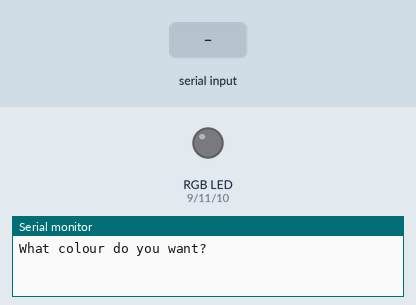
This sketch was run on a simulated Arduino Uno, built with avr-gcc and run on an emulated ATmega328P. Parts: an RGB LED mixed from three pins (HIGH = lit), the last lines printed to the serial monitor. The test bench sets the inputs (shaded band).

Above: at 1.2 s.
1.3 s: "red" received over Serial
At 3.0 s:
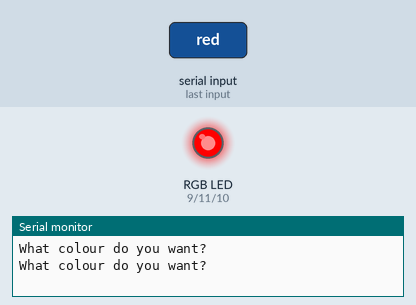
3.8 s: "green" received over Serial
At 6.0 s:
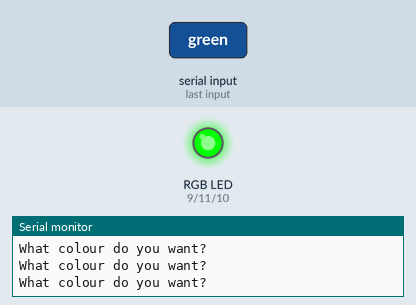
6.3 s: "blue" received over Serial
At 8.1 s:
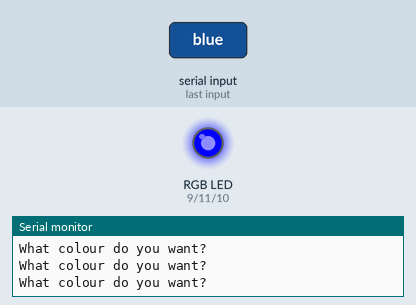
8.8 s: "aqua" received over Serial
At 11.0 s:
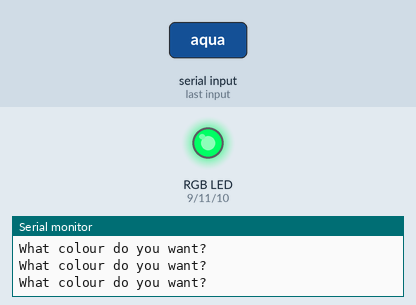
11.3 s: "blue" received over Serial
At 13.1 s:
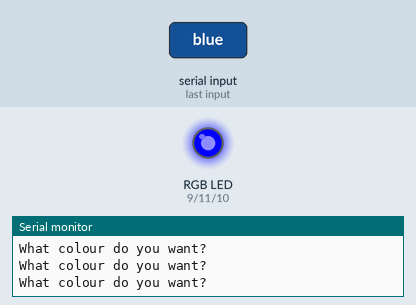
Timing chart, 0 to 14.6 s (numbered marks = the images above; inputs shaded):
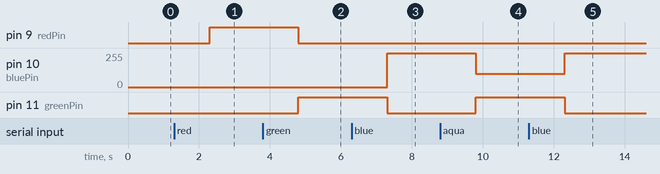

Measured:
- after the input at 1.3 s, pin 9 (redPin): LOW → HIGH after 1.0 s
- after the input at 3.8 s, pin 9 (redPin): HIGH → LOW after 1.0 s; pin 11 (greenPin): LOW → HIGH after 1.0 s
- after the input at 6.3 s, pin 10 (bluePin): 0/255 → 255/255 after 1.0 s; pin 11 (greenPin): HIGH → LOW after 1.0 s
- after the input at 8.8 s, pin 10 (bluePin): 255/255 → 100/255 after 1.0 s; pin 11 (greenPin): LOW → HIGH after 1.0 s
- after the input at 11.3 s, pin 10 (bluePin): 100/255 → 255/255 after 1.0 s; pin 11 (greenPin): HIGH → LOW after 1.0 s

The sketch:

Lesson20.ino
```cpp
// Lesson 20: Understanding the RGB LED
int redPin = 9;
int bluePin = 10;
int greenPin = 11;
String myColour;
void setup() {
  // put your setup code here, to run once:
  Serial.begin(9600);
  pinMode(redPin, OUTPUT);
  pinMode(bluePin, OUTPUT);
  pinMode(greenPin, OUTPUT);
}

void loop() {
  // put your main code here, to run repeatedly:
  Serial.println("What colour do you want?");
  while(Serial.available()==0){}
  myColour = Serial.readString();
  myColour.toLowerCase();
  if (myColour == "red"){
    digitalWrite(redPin, HIGH);
    digitalWrite(greenPin, LOW);
    digitalWrite(bluePin, LOW);
  }

  if (myColour == "green"){
    digitalWrite(redPin, LOW);
    digitalWrite(greenPin, HIGH);
    digitalWrite(bluePin, LOW);
  }

  if (myColour == "blue"){
    digitalWrite(redPin, LOW);
    digitalWrite(greenPin, LOW);
    digitalWrite(bluePin, HIGH);
  }

  if (myColour == "aqua"){
    analogWrite(redPin, LOW);
    analogWrite(greenPin, 255);
    analogWrite(bluePin, 100);
  }
}
```
